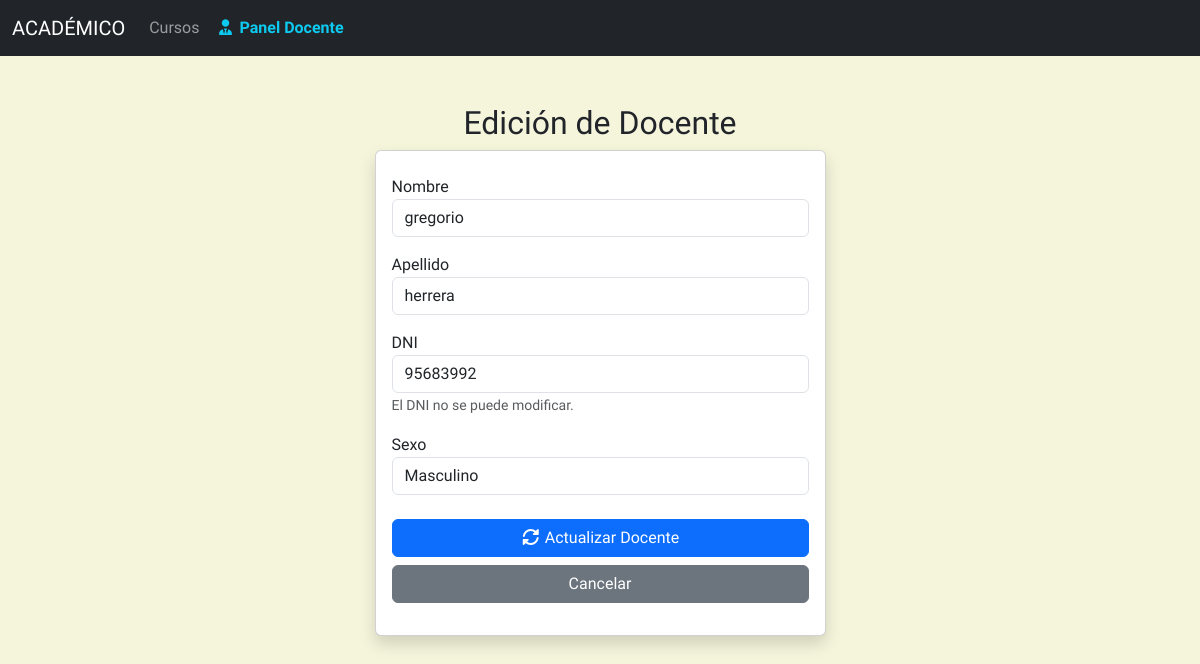
Screenshot of /docenteedicion/8 with the database file from the repository.
### aplicaciones/academico/models.py (models this page shows, shortened)
class docente(models.Model):
    nombre = models.CharField(max_length=20, verbose_name= "Nombre")
    apellido = models.CharField(max_length=20, verbose_name= "Apellido")
    dni = models.PositiveBigIntegerField(verbose_name = "Documento")
    sexo = models.CharField(max_length= 1,choices = sexos, default= "O")
    class Meta:
        db_table = "Docente"
        verbose_name = "docente"
        verbose_name_plural = "docentes"
        ordering = ["apellido","-nombre"]

### aplicaciones/academico/views.py (the view)
# urls.py: path("docenteedicion/<int:id>", docenteedicion , name = "docenteedicion"),
def docenteedicion(request, id):
    profe = docente.objects.get(id=id)
    return render(request, "academico/ediciondocente.html", {"docente": profe})

### aplicaciones/academico/templates/academico/ediciondocente.html (shortened to what this page needs)
{% extends "academico/gestioncursos.html" %}
{% block content %}
<div class="container mt-5">
    <div class="row justify-content-center">
        <div class="col-md-5">
            <h2 class="text-center">Edición de Docente</h2>
            <div class="card shadow">
                <div class="card-body">
                    <form action="{% url 'editardocente_final' %}" method="POST">
                        <div class="form-group py-2">
                            <label for="txtnombre">Nombre</label>
                            <input type="text" name="txtnombre" value="{{ docente.nombre }}" class="form-control" required>
                        </div>
                        <div class="form-group py-2">
                            <label for="txtapellido">Apellido</label>
                            <input type="text" name="txtapellido" value="{{ docente.apellido }}" class="form-control" required>
                        </div>
                        <div class="form-group py-2">
                            <label for="txtdni">DNI</label>
                            <input type="number" name="txtdni" value="{{ docente.dni }}" class="form-control" readonly>
                            <small class="text-muted">El DNI no se puede modificar.</small>
                        </div>
                        <div class="form-group py-2">
                            <label for="txtsexo">Sexo</label>
                            <select name="txtsexo" class="form-control" required>
                                <option value="M" {% if docente.sexo == 'M' %}selected{% endif %}>Masculino</option>
                            </select>
                        </div>
                        <div class="form-group py-3">
                            <button type="submit" class="btn btn-primary w-100 text-white">
                                <i class="fa-solid fa-rotate"></i> Actualizar Docente
                            </button>
                            <a href="{% url 'listdocentes' %}" class="btn btn-secondary w-100 mt-2">Cancelar</a>
                        </div>
                    </form>
                </div>
            </div>
        </div>
    </div>
</div>
{% endblock %}

### aplicaciones/academico/static/css/gestioncursos.css (style rules this page uses)
body { font-family: "Playwrite NZ Basic", system-ui !important; }
body { background-color: beige !important; }

### rows the page displays
docente: txtnombre "gregorio", txtapellido "herrera", txtdni "95683992", txtsexo "Masculino"
